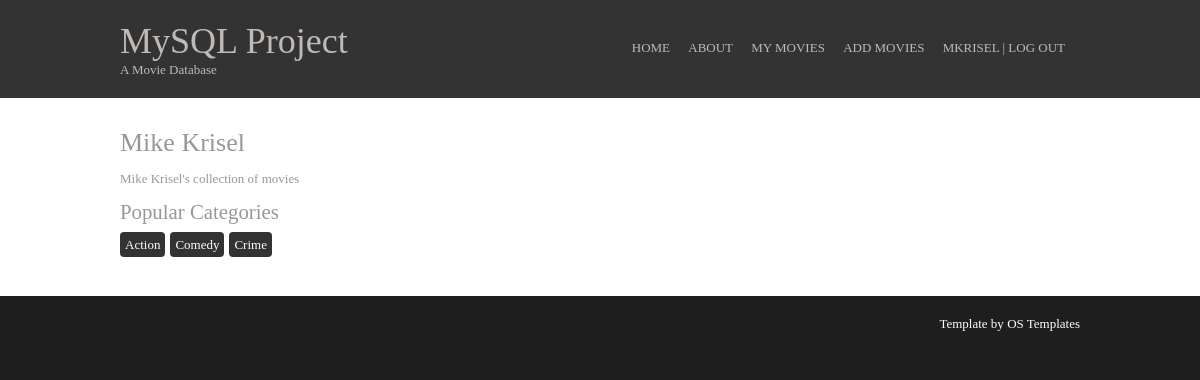
/ (signed in), run on an earlier commit of the app's database.
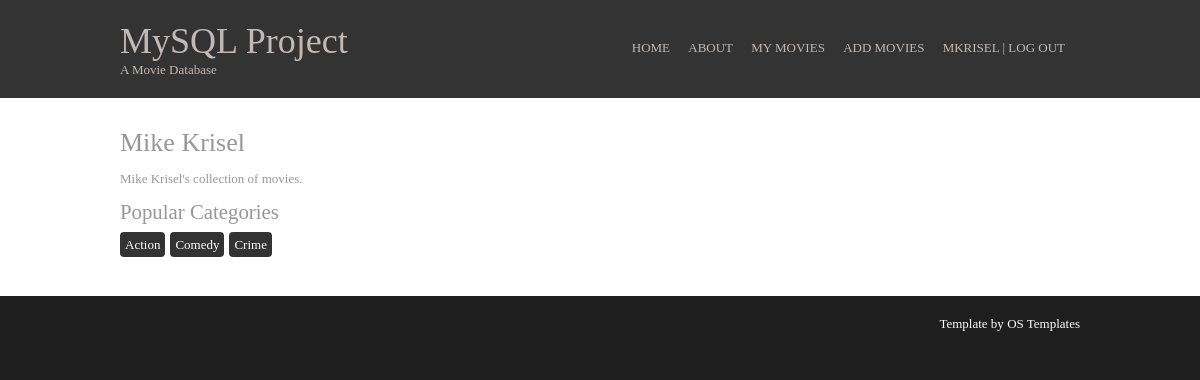
And on a later commit of the database.
### tables this page shows
CREATE TABLE accounts (
	ID INT NOT NULL AUTO_INCREMENT
	, UserName VARCHAR(32) NOT NULL
	, FirstName VARCHAR(30) NOT NULL
	, LastName VARCHAR(30) NOT NULL
	, Email VARCHAR(100) NOT NULL
	, Password CHAR(40) NOT NULL
	, Salt INT NOT NULL
	, AccountDescription TEXT
	, AccountAdded DATE NOT NULL
	, PRIMARY KEY (ID)
	, INDEX (UserName, Password)
);

### index.php (called while the page is built, shortened)
<?php
	$controller = new controller\Controller();
	$controller->invoke();
?>

### src/db/mysqli.php (called while the page is built, shortened)
<?php
class mysqli {
	public function __construct($hostname, $username, $password, $database) {
		$this->hostname = $hostname;
		$this->username = $username;
		$this->password = $password;
		$this->database = $database;
		$this->mysqli = new \mysqli($this->hostname, $this->username, $this->password, $this->database);
	}
	public function query($statement) {
		$this->result = $this->mysqli->query($statement);
		$this->values = [];
		if (is_object($this->result)) {
			foreach ($this->result as $key => $values) {
				$this->values[] = $values;
			}
			return $this->values;
		} else {
			return $this->result;
		}
	}
}
?>

### src/model/model-account.php (called while the page is built, shortened)
<?php
class Model
{
	public $ID;
	public $userName;
	public $db;
	public function getAccountDetails ()
	{
		$query = $this->db->query("SELECT
			FirstName,
			LastName,
			Email,
			AccountDescription
			FROM accounts
			WHERE ID = '".$this->ID."'
			AND UserName = '".$this->userName."';");
		$result = $query[0];
		$account = new account\Account($this->ID, $this->userName, $result['FirstName'], $result['LastName'], $result['Email'], $result['AccountDescription']);
		return $account;
	}
	public function getAccount ($db, $ID, $userName)
	{
		$this->db = $db;
		$this->ID = $ID;
		$this->userName = $userName;
		$accountDetails = $this->getAccountDetails();
		return $accountDetails ;
	}
}
?>

### src/model/account.php (called while the page is built, shortened)
<?php
class Account
{
	public function __construct ($ID, $userName, $firstName, $lastName, $email, $accountDescription)
    {
	    $this->firstName = $firstName;
	    $this->lastName = $lastName;
			$this->accountDescription = $accountDescription;
    }
}
?>

### src/view/main.php (the view)
<?php
	$template = new template\Template();
	$template->showHead("MySQL Project");
	if (!isset($content)) {
		$content = '<h2>'.$account->firstName.' '.$account->lastName.'</h2>
			<p>'.$account->accountDescription.'</p>';
		$query = $this->db->query("SELECT category_list('".$_SESSION['ID']."') AS Categories;");
		$result = $query[0];
		$categories = explode(", ", $result['Categories']);
		if (count($categories) > 1) {
			$content .= '<h4>Popular Categories</h4><p>';
			foreach($categories as $category) {
				$content .= '<span class="badge">'.$category.'</span>';
			}
		}
		$content .= '</p>';
	}
	$template->showBodyThird($content);
	$template->showFooter();
?>

### src/controller/controller.php (shortened to what this page needs)
<?php
class Controller
{
	public $model_account;
	public $db;
	public function __construct ()
    {
			$this->db = new db\mysqli('localhost', 'root', 'password', 'movies');
      $this->model_account = new model_account\Model();
    }
	public function invoke ()
	{
		if (!isset($_SESSION['username'])) {
			if (isset($_GET['action']) && $_GET['action'] == "about") {
				include "src/view/about.php";
				include "src/view/main.php";
			} else {
				include "src/view/login.php";
			}
		}
		else {
			if (!isset($_GET['action'])) {
				if (isset($_GET['debug']) && $_GET['debug'] == 1) {
					$action = "debug";
				} else if (isset($_GET['metrics']) && $_GET['metrics'] == 1) {
					$action = "metrics";
				} else {
					$action = "main";
				}
			} else {
				$action = $_GET['action'];
			}
			switch ($action) {
				case "main":
					$account = $this->model_account->getAccount($this->db, $_SESSION['ID'], $_SESSION['username']);
					include "src/view/main.php";
				break;
			}
		}
	}
}
?>

### src/view/template.php (shortened to what this page needs)
<?php
class Template {
	public function showHead($title, $menu=true) {
		$this->title = $title;
		$html = '<!DOCTYPE html>
<html lang="en" dir="ltr">
<head>
<title>'.$this->title.'</title>
<meta charset="iso-8859-1">
<link rel="stylesheet" href="/styles/table_jui.css" type="text/css">
<link rel="stylesheet" href="/styles/jquery-ui-1.8.4.custom.css" type="text/css">
<link rel="stylesheet" href="/styles/layout.css" type="text/css">
<script src="//ajax.googleapis.com/ajax/libs/jquery/2.0.0/jquery.min.js"></script>
</head>
<body>
<div class="wrapper row1">
  <header id="header" class="clear">
    <hgroup>
      <h1><a href="/'.(isset($_SESSION['username']) ? $_SESSION['username'] : '').'">MySQL Project</a></h1>
      <h2>A Movie Database</h2>
    </hgroup>
    <nav>
      <ul>
        <li><a href="/'.(isset($_SESSION['username']) ? $_SESSION['username'] : '').'">Home</a></li>
        <li><a href="/about">About</a></li>
				'.($menu == false ||  !isset($_SESSION['username']) ? '' : '
        <li><a href="/'.$_SESSION['username'].'/movie-list/">My Movies</a></li>
        <li><a href="/'.$_SESSION['username'].'/add-movie/">Add Movies</a></li>
        <li><a href="/'.$_SESSION['username'].'/modify-account/">'.$_SESSION['username'].'</a> | <a href="/logout/">Log Out</a></li>').'
      </ul>
    </nav>
    <div class="clear"></div>
  </header>
</div>';
		echo $html;
	}
	public function showBodyThird($content) {
		$this->content = $content;
		$html = '<div class="wrapper row2">
	<div id="container">
		<section class="last clear">
			<div class="three_third">
				'.$this->content.'
			</div>
		</section>
	</div>
</div>';
		echo $html;
	}
	public function showFooter($script="") {
		$html = '<div class="wrapper row3">
  <footer id="footer">
    <p class="fl_right">Template by <a href="http://www.os-templates.com/" title="Free Website Templates">OS Templates</a></p>
    <div class="clear"></div>
  </footer>
</div>
<script src="/scripts/validate.js"></script>'.$script.'
</body>
</html>';
		echo $html;
	}
}
?>

### styles/table_jui.css (style rules this page uses)
.clear { clear: both; }

### styles/layout.css (style rules this page uses)
body { margin:0; padding:0; font-size:13px; font-family:Georgia, "Times New Roman", Times, serif; color:#FFFFFF; background-color:#1E1E1E; }
.clear:after { content:"."; display:block; height:0; clear:both; visibility:hidden; line-height:0; }
.clear { display:block; width:100%; clear:both; }
a { outline:none; text-decoration:none; }
.fl_right { float:right; }
address, article, aside, figcaption, figure, footer, header, hgroup, nav, section { display:block; margin:0; padding:0; }
div.wrapper { display:block; width:100%; margin:0; padding:0; text-align:left; }
.row1, .row1 a { color:#C0BAB6; background-color:#333333; }
.row2 { color:#979797; background-color:#FFFFFF; }
.row3, .row3 a { color:#FFFFFF; background-color:#1E1E1E; }
#header, #container, #footer { display:block; margin:0 auto; width:960px; }
nav ul { margin:0; padding:0; list-style:none; }
h1, h2, h3, h4, h5, h6 { margin:0; padding:0; font-size:20px; font-weight:normal; font-style:normal; line-height:normal; }
h2 { font-size:2em; }
h4 { font-size:1.6em; }
#header hgroup { float:left; padding:20px 0; }
#header hgroup h1 { font-size:36px; }
#header hgroup h2 { font-size:13px; }
#header nav { float:right; padding:20px 0; }
#header nav ul { margin-top:20px; }
#header nav li { display:inline; margin-right:15px; text-transform:uppercase; }
#container { padding:30px 0; }
#container section { margin:0 0 30px 0; }
#container section.last { margin:0; }
.one_third, .two_third, .three_third { display:block; float:left; margin:0 30px 0 0; }
.three_third { width:960px; float:none; margin-right:0; clear:both; }
#footer p { margin:0; padding:20px 0; }
.badge { color:#FFF; padding:5px; margin:5px 5px 7px 0; background:#333333; border-radius:4px; }

What changed in the data, as far as the page shows it:
changed accounts "Mike": AccountDescription "Mike Krisel's collection of movies" → "Mike Krisel's collection of movies."
